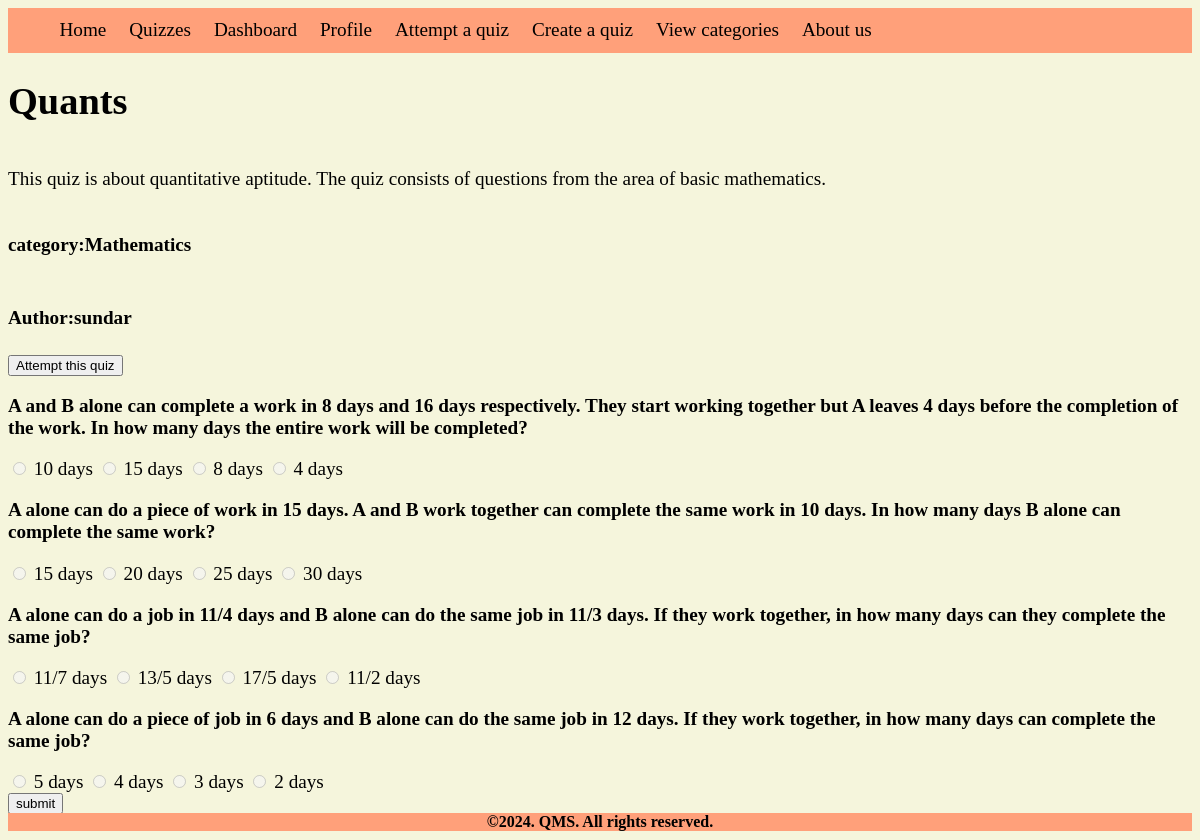
The app's page /qms/quizzes/4 (signed in) with its own data.
### main/models.py (models this page shows, shortened)
class Quiz(models.Model):
    class Meta:
        db_table="quizzes"
        verbose_name_plural="Quizzes"
        ordering=['-created_at']
    title = models.CharField(max_length=512, null=False, help_text="Enter the title of the Quiz, be short, about 500 letter.")
    description = models.TextField(null=False, blank=True)
    category = models.ForeignKey(Category, on_delete=models.CASCADE)
    created_by=models.ForeignKey(User, on_delete=models.CASCADE)
    created_at = models.DateTimeField(auto_now_add=True)
    updated_at = models.DateTimeField(auto_now=True)
    meta_tag = models.CharField(max_length=50, null=False)

class Category(models.Model):
    class Meta:
        db_table="categories"
        verbose_name_plural="Categories"
        ordering=["-created_at"]
    name = models.CharField(max_length=50, null=False, help_text="Enter the category's name")
    slug = models.SlugField(max_length=50, null=False, help_text="Enter the slug name for easy identification.")
    created_at = models.DateTimeField(auto_now_add=True, null=False)
    updated_at = models.DateTimeField(auto_now=True)
    def __str__(self) -> str:
        return self.name

class Question(models.Model):
    class Meta:
        db_table="questions"
        ordering=['-created_at']
    quiz = models.ForeignKey(Quiz, on_delete=models.CASCADE)
    question_text = models.TextField(null=False, blank=False, help_text="Enter the text of the question")
    created_at = models.DateTimeField(auto_now_add=True)
    updated_at = models.DateTimeField(auto_now=True)
    score = models.PositiveSmallIntegerField(null=False, default=1)

class Choice(models.Model):
    class Meta:
        db_table="choices"
        verbose_name_plural="Choices"
    question = models.ForeignKey(Question, on_delete=models.CASCADE)
    choice_text = models.CharField(max_length=512, null=False, help_text="Enter the text for choice, be short, about 500 words")
    is_correct = models.BooleanField(default=False, help_text="Choose if the choice is correct.")

### main/views.py (the view, shortened to what this page needs)
# urls.py: path('quizzes/<int:pk>',QuizDetailView.as_view(), name="quiz"),
class QuizDetailView(LoginRequiredMixin, generic.DetailView):
    model = Quiz
    template_name = 'quiz_detail.html'
    context_object_name = 'quiz'
    def get_context_data(self, **kwargs: Any) -> dict[str, Any]:
        data =  super().get_context_data(**kwargs)
        data['questions'] = Question.objects.filter(quiz=data['quiz'].id)
        return data

### main/templates/quiz_detail.html (shortened to what this page needs)
{% extends 'home.html' %}
{% load static %}
{% block content %}
<div id="details">
    <h1>{{quiz.title}}</h1>
    <p>{{quiz.description}}</p>
    <h4>category:{{quiz.category}}</h4>
    <h4>Author:{{quiz.created_by}}</h4>
    <button onclick="attempt_btn_click()" type="button" id="attempt_btn">Attempt this quiz</button>
    <div id="questions">
        {% for question in questions %}
        <div id="{{question.pk}}" class="question_{{question.pk}}">
            <p><strong>{{question.question_text}}</strong></p>
            {% for choice in question.choice_set.all %}
            <input type="radio" id="choice_{{choice.pk}}" value="{{choice.pk}}" disabled>
            <label for="choice_{{choice.pk}}" id="label_{{choice.pk}}">{{choice.choice_text}}</label>
            {% endfor %}
        </div>
        {% endfor %}
    </div>
    <button type="button" onclick="submit_btn()" id="submit_btn">submit</button>
</div>
{% endblock content %}

### static/home.css (style rules this page uses)
body { position: absolute; left: 0; right: 0; display: flex; flex-direction: column; justify-content: space-between; align-items: center; align-content: space-around; height: 98%; background-color:beige; }

### static/quiz_detail.css (style rules this page uses)
#details { height: 100%; width: 100%; display: flex; flex-direction: column; align-items: flex-start; justify-content: left; font-size: larger; overflow-y: auto; }
#details button { align-self: start; width: fit-content; }

### records on screen
Quiz: title "Quants", description "This quiz is about quantitative aptitude. The quiz consists of questions from the area of basic mathematics.", category "Mathematics", created_by "sundar"
Question: question_text "A and B alone can complete a work in 8 days and 16 days respectively. They start working together but A leaves 4 days before the completion of the work. In how many days the entire work will be completed?"
Choice: choice_text "10 days"
Choice: choice_text "15 days"
Choice: choice_text "8 days"
Choice: choice_text "4 days"
Question: question_text "A alone can do a piece of work in 15 days. A and B work together can complete the same work in 10 days. In how many days B alone can complete the same work?"
Choice: choice_text "15 days"
Choice: choice_text "20 days"
Choice: choice_text "25 days"
Choice: choice_text "30 days"
Question: question_text "A alone can do a job in 11/4 days and B alone can do the same job in 11/3 days. If they work together, in how many days can they complete the same job?"
Choice: choice_text "11/7 days"
Choice: choice_text "13/5 days"
Choice: choice_text "17/5 days"
Choice: choice_text "11/2 days"
Question: question_text "A alone can do a piece of job in 6 days and B alone can do the same job in 12 days. If they work together, in how many days can complete the same job?"
Choice: choice_text "5 days"
Choice: choice_text "4 days"
Choice: choice_text "3 days"
Choice: choice_text "2 days"
